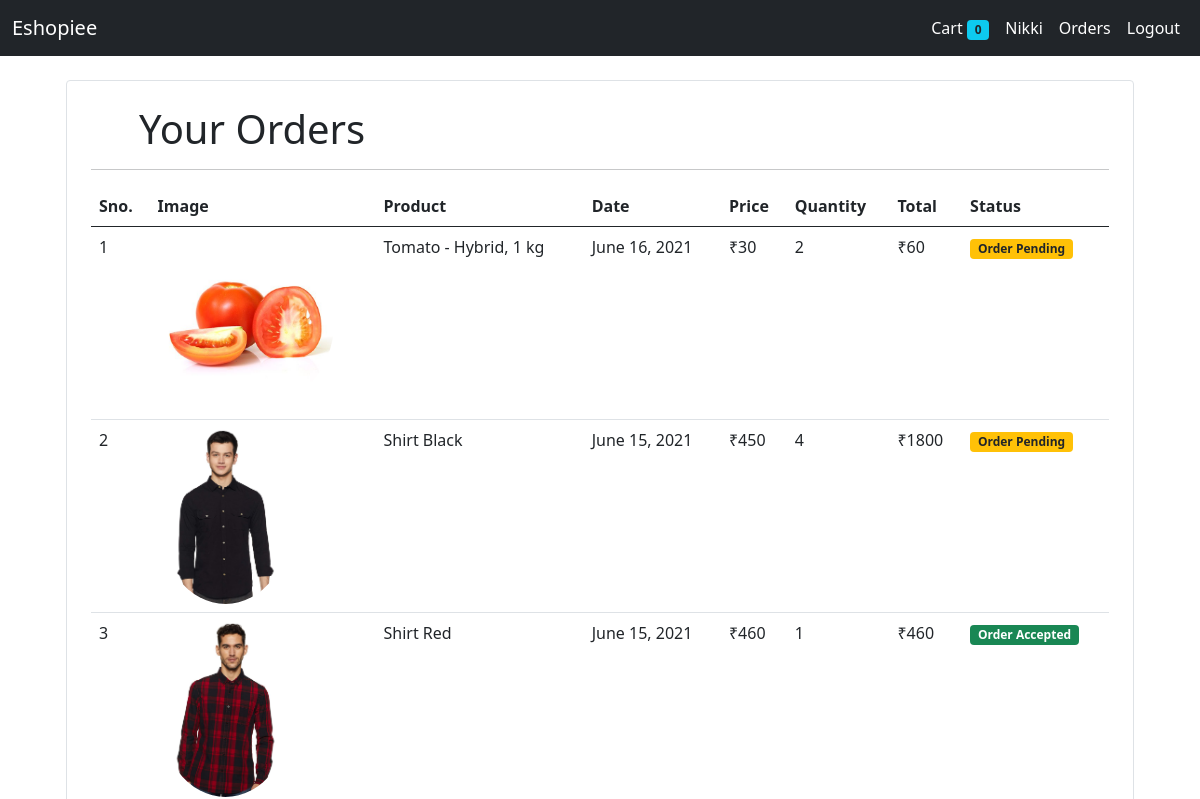
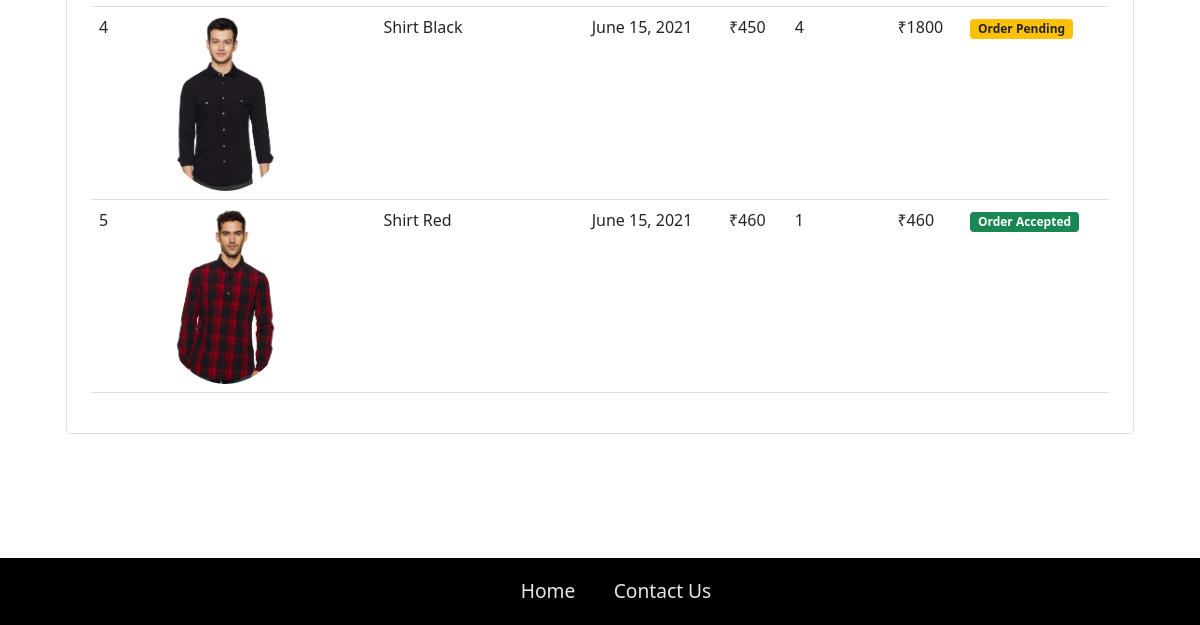
Before: /orders (signed in) with the older database file (2 pictures, top to bottom).
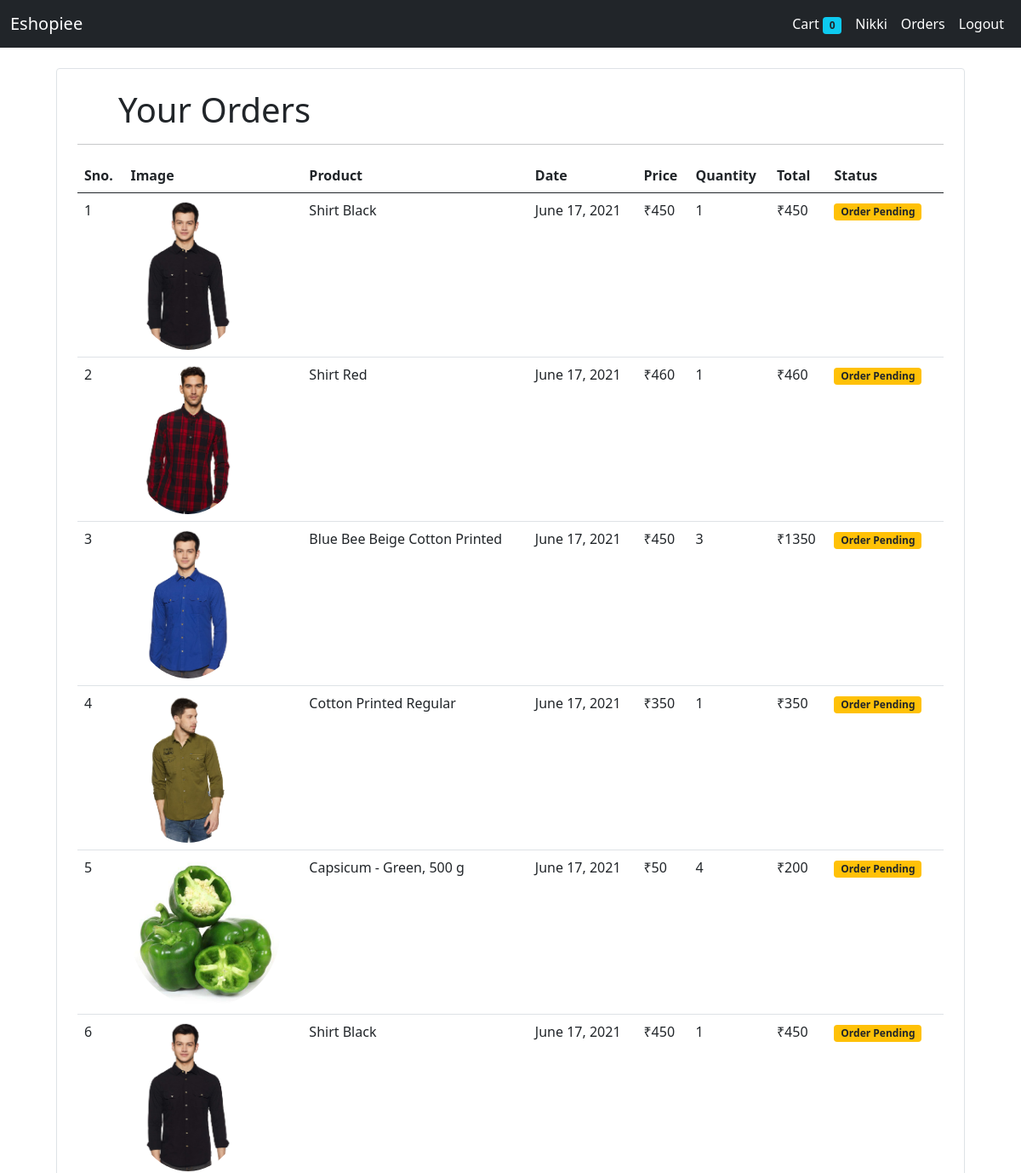
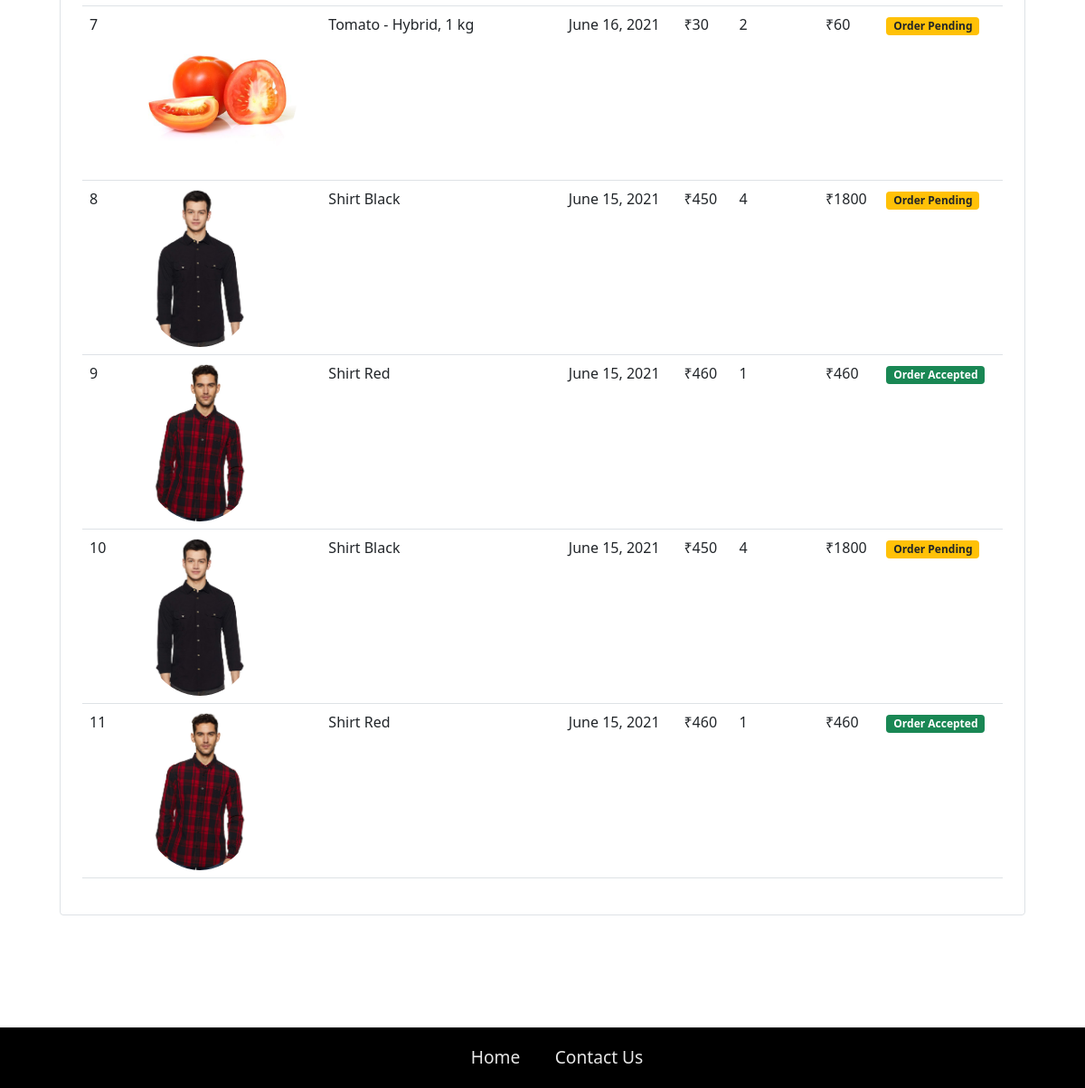
After: the same page with the newer database file (2 pictures, top to bottom).
### store/models.py (models this page shows, shortened)
class Order(models.Model):
    product = models.ForeignKey(Product , on_delete=models.CASCADE)
    customer = models.ForeignKey(Customer , on_delete=models.CASCADE)
    quantity = models.IntegerField(default=1)
    price = models.IntegerField()
    address = models.CharField(max_length=200,default='',blank=True)
    phone = models.CharField(max_length=50,default='',blank=True)
    date = models.DateField(default=datetime.datetime.today)
    status = models.BooleanField(default=False)
    @staticmethod
    def get_orders_by_customer(customer_id):
        return Order.objects.filter(customer = customer_id).order_by('-date')
    def __str__(self):
        return self.customer.first_name

class Product(models.Model):
    name = models.CharField(max_length=200)
    price = models.IntegerField(default=0)
    category = models.ForeignKey(Category, on_delete=models.CASCADE, default=1)
    description = models.CharField(max_length=200,default='',blank=True)
    image = models.ImageField(upload_to='products/')
    submitted_at = models.DateTimeField(auto_now_add=True)
    updated_at = models.DateTimeField(auto_now=True)

### store/views.py (the view)
# urls.py: path('orders',OrderView.as_view(),name='orders'),
class OrderView(View):
    @method_decorator(auth_middleware)
    def get(self,request):
        customer = request.session.get('customer')
        orders = Order.get_orders_by_customer(customer)
        print(orders)
        email = request.session.get('email')
        customer = Customer.get_customer_by_email(email)
        return render(request,'orders.html',{'orders':orders,'customer':customer})

### store/models.py (called while the page is built)
    @staticmethod
    def get_customer_by_email(email):
        try:
            return Customer.objects.get(email = email)
        except:
            return False

    def __str__(self):
        return self.first_name

### store/templatetags/custom_filter.py (called while the page is built)
@register.filter(name='currency')
def currency(number):
    return '₹'+str(number)

@register.filter(name='multiply')
def multiply(number,number1):
    return number * number1

### store/templates/orders.html
{% extends 'base.html' %}
{% load static %}
{% block content %}
{% load cart %}
{% load custom_filter %}
<div class="container">
<div class="border rounded p-4 m-4">
<p class="display-6 px-4 mx-4">Your Orders</p>
<hr>
<table class="table">
    <thead>
        <tr>
            <th>Sno.</th>
            <th>Image</th>
            <th>Product</th>
            <th>Date</th>
            <th>Price</th>
            <th>Quantity</th>
            <th>Total</th>
            <th>Status</th>
        </tr>
    </thead>
    <tbody>
        {% for order in orders  %}
        <tr>
            <td>{{forloop.counter}}</td>
            <td><img style="height: 11rem;" class="rounded-circle" src="{{order.product.image.url}}" alt=""></td>
            <td>{{order.product.name}}</td>
            <td>{{order.date}}</td>
            <td>{{order.price|currency}}</td>
            <td>{{order.quantity}}</td>
            <td>{{order.quantity|multiply:order.price|currency}}</td>
            {% if order.status %}
            <td><small class="badge bg-success">
                Order Accepted
            </small></td>
            {% else %}
            <td><small class="badge bg-warning text-dark">
                Order Pending
            </small></td>
            {% endif %}
        </tr>
       {% endfor %}
    </tbody>
</table>
</div>
</div>
{% endblock %}

Changed rows visible on the page:
added Order: product.image (picture), product.name "Shirt Black", date "June 17, 2021", price "₹450", quantity "1", quantity|multiply "₹450", status "Order Pending"
added Order: product.image (picture), product.name "Shirt Red", date "June 17, 2021", price "₹460", quantity "1", quantity|multiply "₹460", status "Order Pending"
added Order: product.image (picture), product.name "Blue Bee Beige Cotton Printed", date "June 17, 2021", price "₹450", quantity "3", quantity|multiply "₹1350", status "Order Pending"
added Order: product.image (picture), product.name "Cotton Printed Regular", date "June 17, 2021", price "₹350", quantity "1", quantity|multiply "₹350", status "Order Pending"
added Order: product.image (picture), product.name "Capsicum - Green, 500 g", date "June 17, 2021", price "₹50", quantity "4", quantity|multiply "₹200", status "Order Pending"
added Order: product.image (picture), product.name "Shirt Black", date "June 17, 2021", price "₹450", quantity "1", quantity|multiply "₹450", status "Order Pending"
